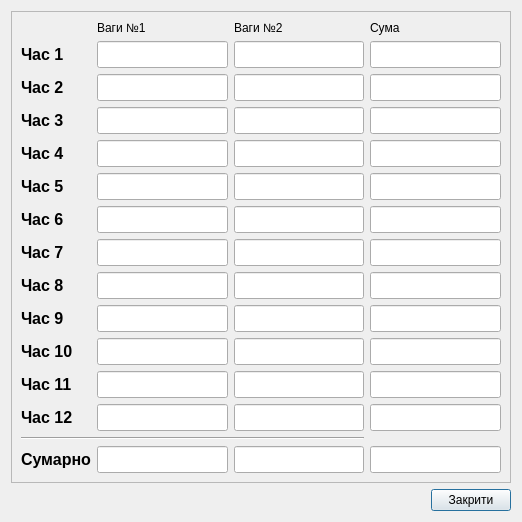
<?xml version="1.0" encoding="UTF-8"?>
<ui version="4.0">
 <class>DlgMassView</class>
 <widget class="QDialog" name="DlgMassView">
  <property name="geometry">
   <rect>
    <x>0</x>
    <y>0</y>
    <width>522</width>
    <height>510</height>
   </rect>
  </property>
  <property name="windowTitle">
   <string>Бункерні ваги</string>
  </property>
  <layout class="QGridLayout" name="gridLayout_2">
   <item row="0" column="0" colspan="2">
    <widget class="QFrame" name="frame">
     <property name="frameShape">
      <enum>QFrame::StyledPanel</enum>
     </property>
     <property name="frameShadow">
      <enum>QFrame::Raised</enum>
     </property>
     <layout class="QGridLayout" name="gridLayout">
      <item row="5" column="0">
       <widget class="QLabel" name="label_8">
        <property name="font">
         <font>
          <pointsize>12</pointsize>
          <weight>75</weight>
          <bold>true</bold>
         </font>
        </property>
        <property name="text">
         <string>Час 5</string>
        </property>
       </widget>
      </item>
      <item row="15" column="0">
       <widget class="QLabel" name="label_4">
        <property name="font">
         <font>
          <pointsize>12</pointsize>
          <weight>75</weight>
          <bold>true</bold>
         </font>
        </property>
        <property name="text">
         <string>Сумарно</string>
        </property>
       </widget>
      </item>
      <item row="13" column="0">
       <widget class="QLabel" name="label_15">
        <property name="font">
         <font>
          <pointsize>12</pointsize>
          <weight>75</weight>
          <bold>true</bold>
         </font>
        </property>
        <property name="text">
         <string>Час 12</string>
        </property>
       </widget>
      </item>
      <item row="10" column="0">
       <widget class="QLabel" name="label_12">
        <property name="font">
         <font>
          <pointsize>12</pointsize>
          <weight>75</weight>
          <bold>true</bold>
         </font>
        </property>
        <property name="text">
         <string>Час 9</string>
        </property>
       </widget>
      </item>
      <item row="1" column="2">
       <widget class="QLineEdit" name="d1_V0025">
        <property name="font">
         <font>
          <pointsize>12</pointsize>
         </font>
        </property>
        <property name="alignment">
         <set>Qt::AlignCenter</set>
        </property>
       </widget>
      </item>
      <item row="17" column="1">
       <spacer name="verticalSpacer">
        <property name="orientation">
         <enum>Qt::Vertical</enum>
        </property>
        <property name="sizeHint" stdset="0">
         <size>
          <width>20</width>
          <height>40</height>
         </size>
        </property>
       </spacer>
      </item>
      <item row="8" column="0">
       <widget class="QLabel" name="label_10">
        <property name="font">
         <font>
          <pointsize>12</pointsize>
          <weight>75</weight>
          <bold>true</bold>
         </font>
        </property>
        <property name="text">
         <string>Час 7</string>
        </property>
       </widget>
      </item>
      <item row="9" column="0">
       <widget class="QLabel" name="label_11">
        <property name="font">
         <font>
          <pointsize>12</pointsize>
          <weight>75</weight>
          <bold>true</bold>
         </font>
        </property>
        <property name="text">
         <string>Час 8</string>
        </property>
       </widget>
      </item>
      <item row="15" column="2">
       <widget class="QLineEdit" name="sum_Mass2">
        <property name="font">
         <font>
          <pointsize>12</pointsize>
          <weight>75</weight>
          <bold>true</bold>
         </font>
        </property>
        <property name="alignment">
         <set>Qt::AlignCenter</set>
        </property>
       </widget>
      </item>
      <item row="0" column="2">
       <widget class="QLabel" name="label_3">
        <property name="text">
         <string>Ваги №2</string>
        </property>
       </widget>
      </item>
      <item row="15" column="1">
       <widget class="QLineEdit" name="sum_Mass1">
        <property name="font">
         <font>
          <pointsize>12</pointsize>
          <weight>75</weight>
          <bold>true</bold>
         </font>
        </property>
        <property name="alignment">
         <set>Qt::AlignCenter</set>
        </property>
       </widget>
      </item>
      <item row="10" column="2">
       <widget class="QLineEdit" name="d1_V0033">
        <property name="font">
         <font>
          <pointsize>12</pointsize>
         </font>
        </property>
        <property name="alignment">
         <set>Qt::AlignCenter</set>
        </property>
       </widget>
      </item>
      <item row="0" column="1">
       <widget class="QLabel" name="label_2">
        <property name="text">
         <string>Ваги №1</string>
        </property>
       </widget>
      </item>
      <item row="7" column="1">
       <widget class="QLineEdit" name="d1_V0006">
        <property name="font">
         <font>
          <pointsize>12</pointsize>
         </font>
        </property>
        <property name="alignment">
         <set>Qt::AlignCenter</set>
        </property>
       </widget>
      </item>
      <item row="2" column="1">
       <widget class="QLineEdit" name="d1_V0002">
        <property name="font">
         <font>
          <pointsize>12</pointsize>
         </font>
        </property>
        <property name="alignment">
         <set>Qt::AlignCenter</set>
        </property>
       </widget>
      </item>
      <item row="4" column="1">
       <widget class="QLineEdit" name="d1_V0004">
        <property name="font">
         <font>
          <pointsize>12</pointsize>
         </font>
        </property>
        <property name="alignment">
         <set>Qt::AlignCenter</set>
        </property>
       </widget>
      </item>
      <item row="1" column="1">
       <widget class="QLineEdit" name="d1_V0001">
        <property name="font">
         <font>
          <pointsize>12</pointsize>
         </font>
        </property>
        <property name="alignment">
         <set>Qt::AlignCenter</set>
        </property>
       </widget>
      </item>
      <item row="2" column="0">
       <widget class="QLabel" name="label_5">
        <property name="font">
         <font>
          <pointsize>12</pointsize>
          <weight>75</weight>
          <bold>true</bold>
         </font>
        </property>
        <property name="text">
         <string>Час 2</string>
        </property>
       </widget>
      </item>
      <item row="3" column="1">
       <widget class="QLineEdit" name="d1_V0003">
        <property name="font">
         <font>
          <pointsize>12</pointsize>
         </font>
        </property>
        <property name="alignment">
         <set>Qt::AlignCenter</set>
        </property>
       </widget>
      </item>
      <item row="4" column="0">
       <widget class="QLabel" name="label_7">
        <property name="font">
         <font>
          <pointsize>12</pointsize>
          <weight>75</weight>
          <bold>true</bold>
         </font>
        </property>
        <property name="text">
         <string>Час 4</string>
        </property>
       </widget>
      </item>
      <item row="1" column="0">
       <widget class="QLabel" name="label">
        <property name="font">
         <font>
          <pointsize>12</pointsize>
          <weight>75</weight>
          <bold>true</bold>
         </font>
        </property>
        <property name="text">
         <string>Час 1</string>
        </property>
       </widget>
      </item>
      <item row="3" column="0">
       <widget class="QLabel" name="label_6">
        <property name="font">
         <font>
          <pointsize>12</pointsize>
          <weight>75</weight>
          <bold>true</bold>
         </font>
        </property>
        <property name="text">
         <string>Час 3</string>
        </property>
       </widget>
      </item>
      <item row="5" column="1">
       <widget class="QLineEdit" name="d1_V0005">
        <property name="font">
         <font>
          <pointsize>12</pointsize>
         </font>
        </property>
        <property name="alignment">
         <set>Qt::AlignCenter</set>
        </property>
       </widget>
      </item>
      <item row="7" column="0">
       <widget class="QLabel" name="label_9">
        <property name="font">
         <font>
          <pointsize>12</pointsize>
          <weight>75</weight>
          <bold>true</bold>
         </font>
        </property>
        <property name="text">
         <string>Час 6</string>
        </property>
       </widget>
      </item>
      <item row="11" column="0">
       <widget class="QLabel" name="label_13">
        <property name="font">
         <font>
          <pointsize>12</pointsize>
          <weight>75</weight>
          <bold>true</bold>
         </font>
        </property>
        <property name="text">
         <string>Час 10</string>
        </property>
       </widget>
      </item>
      <item row="12" column="0">
       <widget class="QLabel" name="label_14">
        <property name="font">
         <font>
          <pointsize>12</pointsize>
          <weight>75</weight>
          <bold>true</bold>
         </font>
        </property>
        <property name="text">
         <string>Час 11</string>
        </property>
       </widget>
      </item>
      <item row="10" column="1">
       <widget class="QLineEdit" name="d1_V0009">
        <property name="font">
         <font>
          <pointsize>12</pointsize>
         </font>
        </property>
        <property name="alignment">
         <set>Qt::AlignCenter</set>
        </property>
       </widget>
      </item>
      <item row="8" column="1">
       <widget class="QLineEdit" name="d1_V0007">
        <property name="font">
         <font>
          <pointsize>12</pointsize>
         </font>
        </property>
        <property name="alignment">
         <set>Qt::AlignCenter</set>
        </property>
       </widget>
      </item>
      <item row="9" column="1">
       <widget class="QLineEdit" name="d1_V0008">
        <property name="font">
         <font>
          <pointsize>12</pointsize>
         </font>
        </property>
        <property name="alignment">
         <set>Qt::AlignCenter</set>
        </property>
       </widget>
      </item>
      <item row="11" column="1">
       <widget class="QLineEdit" name="d1_V0010">
        <property name="font">
         <font>
          <pointsize>12</pointsize>
         </font>
        </property>
        <property name="alignment">
         <set>Qt::AlignCenter</set>
        </property>
       </widget>
      </item>
      <item row="12" column="1">
       <widget class="QLineEdit" name="d1_V0011">
        <property name="font">
         <font>
          <pointsize>12</pointsize>
         </font>
        </property>
        <property name="alignment">
         <set>Qt::AlignCenter</set>
        </property>
       </widget>
      </item>
      <item row="13" column="1">
       <widget class="QLineEdit" name="d1_V0012">
        <property name="font">
         <font>
          <pointsize>12</pointsize>
         </font>
        </property>
        <property name="alignment">
         <set>Qt::AlignCenter</set>
        </property>
       </widget>
      </item>
      <item row="4" column="2">
       <widget class="QLineEdit" name="d1_V0028">
        <property name="font">
         <font>
          <pointsize>12</pointsize>
         </font>
        </property>
        <property name="alignment">
         <set>Qt::AlignCenter</set>
        </property>
       </widget>
      </item>
      <item row="3" column="2">
       <widget class="QLineEdit" name="d1_V0027">
        <property name="font">
         <font>
          <pointsize>12</pointsize>
         </font>
        </property>
        <property name="alignment">
         <set>Qt::AlignCenter</set>
        </property>
       </widget>
      </item>
      <item row="5" column="2">
       <widget class="QLineEdit" name="d1_V0029">
        <property name="font">
         <font>
          <pointsize>12</pointsize>
         </font>
        </property>
        <property name="alignment">
         <set>Qt::AlignCenter</set>
        </property>
       </widget>
      </item>
      <item row="2" column="2">
       <widget class="QLineEdit" name="d1_V0026">
        <property name="font">
         <font>
          <pointsize>12</pointsize>
         </font>
        </property>
        <property name="alignment">
         <set>Qt::AlignCenter</set>
        </property>
       </widget>
      </item>
      <item row="7" column="2">
       <widget class="QLineEdit" name="d1_V0030">
        <property name="font">
         <font>
          <pointsize>12</pointsize>
         </font>
        </property>
        <property name="alignment">
         <set>Qt::AlignCenter</set>
        </property>
       </widget>
      </item>
      <item row="8" column="2">
       <widget class="QLineEdit" name="d1_V0031">
        <property name="font">
         <font>
          <pointsize>12</pointsize>
         </font>
        </property>
        <property name="alignment">
         <set>Qt::AlignCenter</set>
        </property>
       </widget>
      </item>
      <item row="9" column="2">
       <widget class="QLineEdit" name="d1_V0032">
        <property name="font">
         <font>
          <pointsize>12</pointsize>
         </font>
        </property>
        <property name="alignment">
         <set>Qt::AlignCenter</set>
        </property>
       </widget>
      </item>
      <item row="11" column="2">
       <widget class="QLineEdit" name="d1_V0034">
        <property name="font">
         <font>
          <pointsize>12</pointsize>
         </font>
        </property>
        <property name="alignment">
         <set>Qt::AlignCenter</set>
        </property>
       </widget>
      </item>
      <item row="12" column="2">
       <widget class="QLineEdit" name="d1_V0035">
        <property name="font">
         <font>
          <pointsize>12</pointsize>
         </font>
        </property>
        <property name="alignment">
         <set>Qt::AlignCenter</set>
        </property>
       </widget>
      </item>
      <item row="13" column="2">
       <widget class="QLineEdit" name="d1_V0036">
        <property name="font">
         <font>
          <pointsize>12</pointsize>
         </font>
        </property>
        <property name="alignment">
         <set>Qt::AlignCenter</set>
        </property>
       </widget>
      </item>
      <item row="14" column="0" colspan="3">
       <widget class="Line" name="line">
        <property name="orientation">
         <enum>Qt::Horizontal</enum>
        </property>
       </widget>
      </item>
      <item row="0" column="3">
       <widget class="QLabel" name="label_16">
        <property name="text">
         <string>Cума</string>
        </property>
       </widget>
      </item>
      <item row="1" column="3">
       <widget class="QLineEdit" name="sum_01">
        <property name="font">
         <font>
          <pointsize>12</pointsize>
          <weight>75</weight>
          <bold>true</bold>
         </font>
        </property>
        <property name="alignment">
         <set>Qt::AlignCenter</set>
        </property>
       </widget>
      </item>
      <item row="2" column="3">
       <widget class="QLineEdit" name="sum_02">
        <property name="font">
         <font>
          <pointsize>12</pointsize>
          <weight>75</weight>
          <bold>true</bold>
         </font>
        </property>
        <property name="alignment">
         <set>Qt::AlignCenter</set>
        </property>
       </widget>
      </item>
      <item row="3" column="3">
       <widget class="QLineEdit" name="sum_03">
        <property name="font">
         <font>
          <pointsize>12</pointsize>
          <weight>75</weight>
          <bold>true</bold>
         </font>
        </property>
        <property name="alignment">
         <set>Qt::AlignCenter</set>
        </property>
       </widget>
      </item>
      <item row="4" column="3">
       <widget class="QLineEdit" name="sum_04">
        <property name="font">
         <font>
          <pointsize>12</pointsize>
          <weight>75</weight>
          <bold>true</bold>
         </font>
        </property>
        <property name="alignment">
         <set>Qt::AlignCenter</set>
        </property>
       </widget>
      </item>
      <item row="5" column="3">
       <widget class="QLineEdit" name="sum_05">
        <property name="font">
         <font>
          <pointsize>12</pointsize>
          <weight>75</weight>
          <bold>true</bold>
         </font>
        </property>
        <property name="alignment">
         <set>Qt::AlignCenter</set>
        </property>
       </widget>
      </item>
      <item row="7" column="3">
       <widget class="QLineEdit" name="sum_06">
        <property name="font">
         <font>
          <pointsize>12</pointsize>
          <weight>75</weight>
          <bold>true</bold>
         </font>
        </property>
        <property name="alignment">
         <set>Qt::AlignCenter</set>
        </property>
       </widget>
      </item>
      <item row="8" column="3">
       <widget class="QLineEdit" name="sum_07">
        <property name="font">
         <font>
          <pointsize>12</pointsize>
          <weight>75</weight>
          <bold>true</bold>
         </font>
        </property>
        <property name="alignment">
         <set>Qt::AlignCenter</set>
        </property>
       </widget>
      </item>
      <item row="9" column="3">
       <widget class="QLineEdit" name="sum_08">
        <property name="font">
         <font>
          <pointsize>12</pointsize>
          <weight>75</weight>
          <bold>true</bold>
         </font>
        </property>
        <property name="alignment">
         <set>Qt::AlignCenter</set>
        </property>
       </widget>
      </item>
      <item row="10" column="3">
       <widget class="QLineEdit" name="sum_09">
        <property name="font">
         <font>
          <pointsize>12</pointsize>
          <weight>75</weight>
          <bold>true</bold>
         </font>
        </property>
        <property name="alignment">
         <set>Qt::AlignCenter</set>
        </property>
       </widget>
      </item>
      <item row="11" column="3">
       <widget class="QLineEdit" name="sum_10">
        <property name="font">
         <font>
          <pointsize>12</pointsize>
          <weight>75</weight>
          <bold>true</bold>
         </font>
        </property>
        <property name="alignment">
         <set>Qt::AlignCenter</set>
        </property>
       </widget>
      </item>
      <item row="12" column="3">
       <widget class="QLineEdit" name="sum_11">
        <property name="font">
         <font>
          <pointsize>12</pointsize>
          <weight>75</weight>
          <bold>true</bold>
         </font>
        </property>
        <property name="alignment">
         <set>Qt::AlignCenter</set>
        </property>
       </widget>
      </item>
      <item row="13" column="3">
       <widget class="QLineEdit" name="sum_12">
        <property name="font">
         <font>
          <pointsize>12</pointsize>
          <weight>75</weight>
          <bold>true</bold>
         </font>
        </property>
        <property name="alignment">
         <set>Qt::AlignCenter</set>
        </property>
       </widget>
      </item>
      <item row="15" column="3">
       <widget class="QLineEdit" name="sum_Mass">
        <property name="font">
         <font>
          <pointsize>12</pointsize>
          <weight>75</weight>
          <bold>true</bold>
         </font>
        </property>
        <property name="alignment">
         <set>Qt::AlignCenter</set>
        </property>
       </widget>
      </item>
     </layout>
    </widget>
   </item>
   <item row="1" column="0">
    <spacer name="horizontalSpacer">
     <property name="orientation">
      <enum>Qt::Horizontal</enum>
     </property>
     <property name="sizeHint" stdset="0">
      <size>
       <width>425</width>
       <height>20</height>
      </size>
     </property>
    </spacer>
   </item>
   <item row="1" column="1">
    <widget class="QPushButton" name="bnClose">
     <property name="text">
      <string>Закрити</string>
     </property>
    </widget>
   </item>
  </layout>
 </widget>
 <resources/>
 <connections>
  <connection>
   <sender>bnClose</sender>
   <signal>clicked()</signal>
   <receiver>DlgMassView</receiver>
   <slot>accept()</slot>
   <hints>
    <hint type="sourcelabel">
     <x>349</x>
     <y>281</y>
    </hint>
    <hint type="destinationlabel">
     <x>199</x>
     <y>149</y>
    </hint>
   </hints>
  </connection>
 </connections>
</ui>
